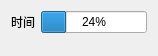
<?xml version="1.0" encoding="UTF-8"?>
<ui version="4.0">
 <class>autoRunningWidget</class>
 <widget class="QWidget" name="autoRunningWidget">
  <property name="geometry">
   <rect>
    <x>0</x>
    <y>0</y>
    <width>158</width>
    <height>56</height>
   </rect>
  </property>
  <property name="windowTitle">
   <string>Form</string>
  </property>
  <layout class="QVBoxLayout" name="verticalLayout">
   <item>
    <layout class="QHBoxLayout" name="horizontalLayout">
     <item>
      <widget class="QLabel" name="label">
       <property name="text">
        <string>时间</string>
       </property>
      </widget>
     </item>
     <item>
      <widget class="QProgressBar" name="progressBar">
       <property name="value">
        <number>24</number>
       </property>
      </widget>
     </item>
    </layout>
   </item>
   <item>
    <widget class="QWidget" name="runningItemsWidget" native="true">
     <property name="sizePolicy">
      <sizepolicy hsizetype="Expanding" vsizetype="Expanding">
       <horstretch>0</horstretch>
       <verstretch>0</verstretch>
      </sizepolicy>
     </property>
    </widget>
   </item>
  </layout>
 </widget>
 <resources/>
 <connections/>
</ui>
